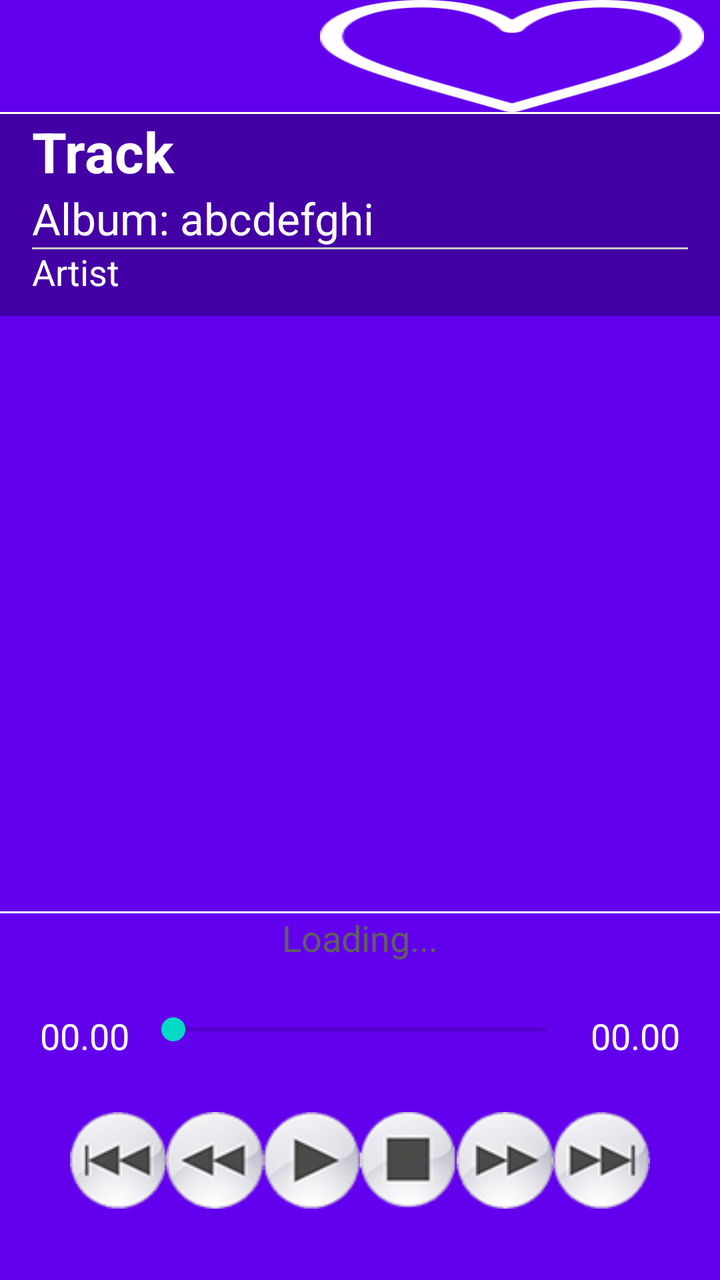
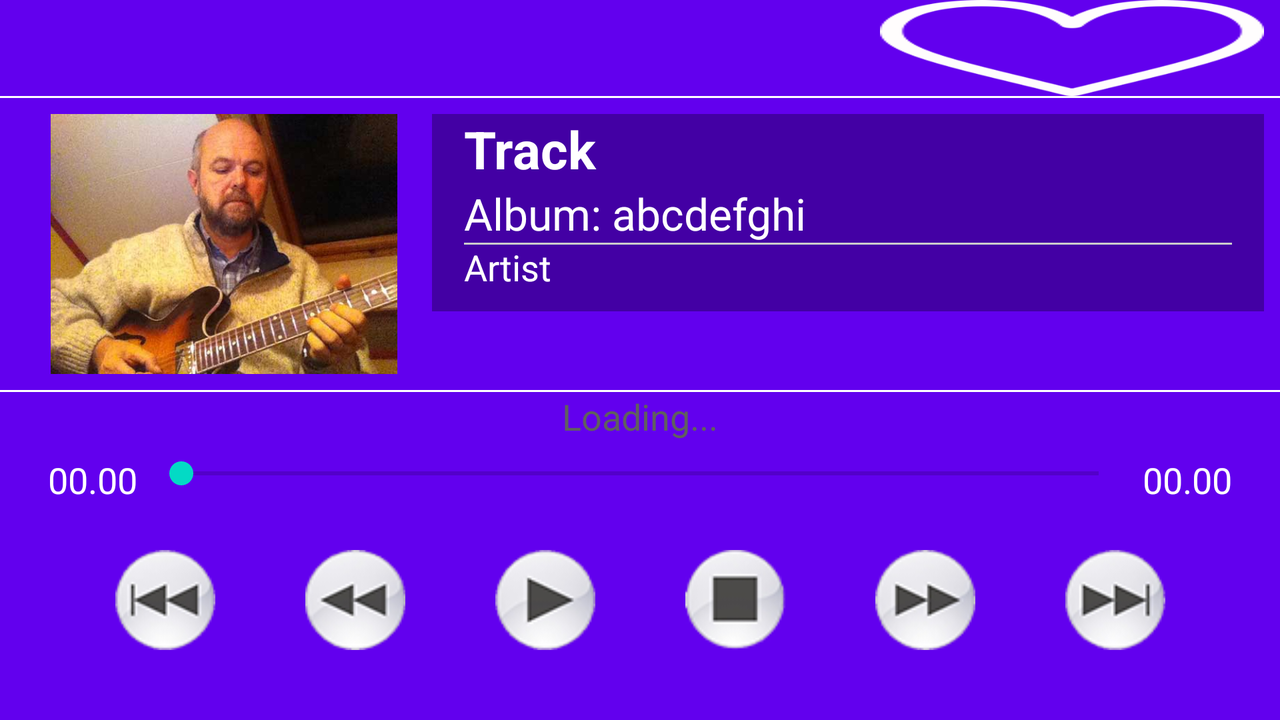

One screen, two layout resources from the same app: the default and the repository's alternative for another configuration. Each is rendered where Android would select it; the XML of both is given below.
<!-- AndroidManifest.xml: application theme AppTheme -->
<!-- res/layout/activity_track.xml -->
<?xml version="1.0" encoding="utf-8"?>
<LinearLayout xmlns:android="http://schemas.android.com/apk/res/android"
    xmlns:app="http://schemas.android.com/apk/res-auto"
    xmlns:tools="http://schemas.android.com/tools"
    android:layout_width="match_parent"
    android:layout_height="match_parent"
    android:background="@color/colorPrimary"
    android:orientation="vertical"
    tools:context="com.example.android.musicalstrcutureapp.TrackActivity">

    <android.support.v7.widget.Toolbar
        android:id="@+id/my_toolbar"
        style="@style/WidgetToolbar"
        app:popupTheme="@style/ThemeOverlay.AppCompat.Light"
        app:titleTextColor="#ffffff">

        <ImageButton
            android:id="@+id/like"
            style="@style/IconsToolbar"
            android:background="@drawable/like"
            android:contentDescription="@string/imgBtn_like_tBar" />
    </android.support.v7.widget.Toolbar>

    <View style="@style/LinesSeparatorActvity" />

    <RelativeLayout
        android:id="@+id/parent_view"
        android:layout_width="match_parent"
        android:layout_height="match_parent"
        android:layout_weight="1"
        android:orientation="vertical">


        <RelativeLayout
            android:id="@+id/track_container"
            style="@style/TrackContainer">

            <TextView
                android:id="@+id/single_track_title"
                style="@style/SingleTrackTitle"
                android:textSize="28sp"
                tools:text="Track" />

            <TextView
                android:id="@+id/album_title"
                style="@style/AlbumTitle"
                tools:text="Album: abcdefghi" />

            <View style="@style/LineTitle" />

            <TextView
                android:id="@+id/artist_name"
                style="@style/ArtistName"
                tools:text="Artist" />

        </RelativeLayout>

        <View
            android:layout_width="match_parent"
            android:layout_height="1dp"
            android:layout_alignParentBottom="true"
            android:background="#ffffff" />

    </RelativeLayout>

    <TextView
        android:id="@+id/loading"
        style="@style/Loading"
        tools:text="Loading..." />

    <LinearLayout
        style="@style/ParentSeekBarAndBotton"
        android:layout_weight="2">

        <LinearLayout
            style="@style/ChildSeekBar"
            android:layout_marginBottom="10dp">

            <TextView
                android:id="@+id/currentTime"
                style="@style/CurrentDurationTime"
                android:layout_marginLeft="20dp"
                android:layout_marginStart="20dp"
                tools:text="00.00" />

            <SeekBar
                android:id="@+id/seekBar1"
                style="@style/SeekBar" />

            <TextView
                android:id="@+id/durationTime"
                style="@style/CurrentDurationTime"
                android:layout_marginEnd="20dp"
                android:layout_marginRight="206dp"
                tools:text="00.00" />

        </LinearLayout>

        
        <LinearLayout
            android:id="@+id/btn_section"
            style="@style/LinearLayoutPlayerButtons">

            
            <ImageButton
                android:id="@+id/btnPrevious"
                style="@style/ControlTrack"
                android:contentDescription="@string/imgBtn_prev"
                android:src="@drawable/btn_skip_start" />

            
            <ImageButton
                android:id="@+id/btnBackward"
                style="@style/ControlTrack"
                android:contentDescription="@string/imgBtn_back"
                android:src="@drawable/btn_backward" />

            
            <ImageButton
                android:id="@+id/btnPlay"
                style="@style/ControlTrack"
                android:contentDescription="@string/imgBtn_play"
                android:src="@drawable/btn_play" />

            
            <ImageButton
                android:id="@+id/btnStop"
                style="@style/ControlTrack"
                android:contentDescription="@string/imgBtn_play"
                android:src="@drawable/btn_stop" />

            
            <ImageButton
                android:id="@+id/btnForward"
                style="@style/ControlTrack"
                android:contentDescription="@string/imgBtn_forward"
                android:src="@drawable/btn_forward" />

            
            <ImageButton
                android:id="@+id/btnNext"
                style="@style/ControlTrack"
                android:contentDescription="@string/imgBtn_next"
                android:src="@drawable/btn_skip_end" />

        </LinearLayout>

    </LinearLayout>

</LinearLayout>
<!-- resources referenced by this layout -->
<resources>
  <string name="imgBtn_back" translatable="false">Backward</string>
  <string name="imgBtn_forward" translatable="false">Forward</string>
  <string name="imgBtn_like_tBar" translatable="false">Icon like</string>
  <string name="imgBtn_next" translatable="false">Next</string>
  <string name="imgBtn_play" translatable="false">Play</string>
  <string name="imgBtn_prev" translatable="false">Previous</string>
  <style name="ChildSeekBar">
          <item name="android:layout_width">match_parent</item>
          <item name="android:layout_height">wrap_content</item>
          <item name="android:orientation">horizontal</item>
      </style>
  <style name="ControlTrack">
          <item name="android:layout_width">wrap_content</item>
          <item name="android:layout_height">wrap_content</item>
          <item name="android:layout_weight">1</item>
          <item name="android:background">@null</item>
          <item name="android:scaleType">centerInside</item>
      </style>
  <style name="IconsToolbar">
          <item name="android:layout_width">wrap_content</item>
          <item name="android:layout_height">wrap_content</item>
          <item name="android:layout_gravity">end</item>
          <item name="android:layout_marginRight">8dp</item>
      </style>
  <style name="LineTitle">
          <item name="android:layout_width">match_parent</item>
          <item name="android:layout_height">1dp</item>
          <item name="android:background">#cccccc</item>
          <item name="android:layout_below">@id/album_title</item>
      </style>
  <style name="LinesSeparatorActvity">
          <item name="android:layout_width">match_parent</item>
          <item name="android:layout_height">1dp</item>
          <item name="android:background">#fff</item>
      </style>
  <style name="Loading">
          <item name="android:layout_width">match_parent</item>
          <item name="android:layout_height">wrap_content</item>
          <item name="android:textColor">#605f5f</item>
          <item name="android:textAppearance">?android:textAppearanceMedium</item>
          <item name="android:gravity">center</item>
      </style>
  <style name="ParentSeekBarAndBotton">
          <item name="android:layout_width">match_parent</item>
          <item name="android:layout_height">match_parent</item>
          <item name="android:orientation">vertical</item>
          <item name="android:gravity">bottom|end</item>
      </style>
  <style name="SeekBar">
          <item name="android:layout_width">match_parent</item>
          <item name="android:layout_height">wrap_content</item>
          <item name="android:layout_marginLeft">6dp</item>
          <item name="android:layout_marginRight">6dp</item>
          <item name="android:layout_weight">1</item>
          <item name="android:max">10</item>
      </style>
  <style name="SingleTrackTitle">
          <item name="android:layout_width">match_parent</item>
          <item name="android:layout_height">wrap_content</item>
          <item name="android:textColor">@android:color/white</item>
          <item name="android:textStyle">bold</item>
      </style>
  <style name="WidgetToolbar">
          <item name="android:layout_width">match_parent</item>
          <item name="android:layout_height">?android:attr/actionBarSize</item>
          <item name="android:theme">@style/ThemeOverlay.AppCompat.ActionBar</item>
          <item name="android:background">@color/colorPrimary</item>
      </style>
  <style name="AppTheme" parent="Theme.AppCompat.Light.DarkActionBar">
          
          <item name="colorPrimary">@color/colorPrimary</item>
          <item name="colorPrimaryDark">@color/colorPrimaryDark</item>
          <item name="colorAccent">@color/colorAccent</item>
      </style>
</resources>
<!-- res/layout-land/activity_track.xml (the repository's variant of the layout above) -->
<!-- drawn on the phone turned sideways -->
<?xml version="1.0" encoding="utf-8"?>
<LinearLayout xmlns:android="http://schemas.android.com/apk/res/android"
    xmlns:app="http://schemas.android.com/apk/res-auto"
    xmlns:tools="http://schemas.android.com/tools"
    android:layout_width="match_parent"
    android:layout_height="match_parent"
    android:background="@color/colorPrimary"
    android:orientation="vertical"
    tools:context="com.example.android.musicalstrcutureapp.TrackActivity">

    <android.support.v7.widget.Toolbar
        android:id="@+id/my_toolbar"
        style="@style/WidgetToolbar"
        app:popupTheme="@style/ThemeOverlay.AppCompat.Light"
        app:titleTextColor="#ffffff">

        <ImageButton
            android:id="@+id/like"
            style="@style/IconsToolbar"
            android:background="@drawable/like"
            android:contentDescription="@string/imgBtn_like_tBar" />
    </android.support.v7.widget.Toolbar>

    <View style="@style/LinesSeparatorActvity" />

    <LinearLayout
        android:layout_width="match_parent"
        android:layout_height="130dp"
        android:layout_margin="8dp"
        android:orientation="horizontal">

        <ImageView
            android:id="@+id/single_track_image"
            android:layout_width="match_parent"
            android:layout_height="match_parent"
            android:layout_weight="2"
            android:contentDescription="@string/imgAlbum"
            android:src="@drawable/blues_61487" />

        <RelativeLayout
            android:id="@+id/track_container"
            style="@style/TrackContainer"
            android:layout_weight="1">

            <TextView
                android:id="@+id/single_track_title"
                style="@style/SingleTrackTitle"
                android:textSize="26sp"
                tools:text="Track" />

            <TextView
                android:id="@+id/album_title"
                style="@style/AlbumTitle"
                tools:text="Album: abcdefghi" />

            <View style="@style/LineTitle" />

            <TextView
                android:id="@+id/artist_name"
                style="@style/ArtistName"
                tools:text="Artist" />

        </RelativeLayout>

    </LinearLayout>

    <View style="@style/LinesSeparatorActvity" />

    <TextView
        android:id="@+id/loading"
        style="@style/Loading"
        tools:text="Loading..." />

    <LinearLayout style="@style/ParentSeekBarAndBotton">

        <LinearLayout
            style="@style/ChildSeekBar"
            android:layout_marginBottom="8dp">

            <TextView
                android:id="@+id/currentTime"
                style="@style/CurrentDurationTime"
                android:layout_marginLeft="24dp"
                android:layout_marginStart="24dp"
                tools:text="00.00" />

            <SeekBar
                android:id="@+id/seekBar1"
                style="@style/SeekBar" />

            <TextView
                android:id="@+id/durationTime"
                style="@style/CurrentDurationTime"
                android:layout_marginEnd="24dp"
                android:layout_marginRight="246dp"
                tools:text="00.00" />

        </LinearLayout>

        
        <LinearLayout
            android:id="@+id/btn_section"
            style="@style/LinearLayoutPlayerButtons">

            
            <ImageButton
                android:id="@+id/btnPrevious"
                style="@style/ControlTrack"
                android:contentDescription="@string/imgBtn_prev"
                android:src="@drawable/btn_skip_start" />

            
            <ImageButton
                android:id="@+id/btnBackward"
                style="@style/ControlTrack"
                android:contentDescription="@string/imgBtn_back"
                android:src="@drawable/btn_backward" />

            
            <ImageButton
                android:id="@+id/btnPlay"
                style="@style/ControlTrack"
                android:contentDescription="@string/imgBtn_play"
                android:src="@drawable/btn_play" />

            
            <ImageButton
                android:id="@+id/btnStop"
                style="@style/ControlTrack"
                android:contentDescription="@string/imgBtn_play"
                android:src="@drawable/btn_stop" />

            
            <ImageButton
                android:id="@+id/btnForward"
                style="@style/ControlTrack"
                android:contentDescription="@string/imgBtn_forward"
                android:src="@drawable/btn_forward" />

            
            <ImageButton
                android:id="@+id/btnNext"
                style="@style/ControlTrack"
                android:contentDescription="@string/imgBtn_next"
                android:src="@drawable/btn_skip_end" />

        </LinearLayout>

    </LinearLayout>

</LinearLayout>
<!-- resources referenced by the variant -->
<!-- as the phone turned sideways resolves them -->
<resources>
  <string name="imgAlbum" translatable="false">Image of album</string>
  <string name="imgBtn_back" translatable="false">Backward</string>
  <string name="imgBtn_forward" translatable="false">Forward</string>
  <string name="imgBtn_like_tBar" translatable="false">Icon like</string>
  <string name="imgBtn_next" translatable="false">Next</string>
  <string name="imgBtn_play" translatable="false">Play</string>
  <string name="imgBtn_prev" translatable="false">Previous</string>
  <style name="ChildSeekBar">
          <item name="android:layout_width">match_parent</item>
          <item name="android:layout_height">wrap_content</item>
          <item name="android:orientation">horizontal</item>
      </style>
  <style name="ControlTrack">
          <item name="android:layout_width">wrap_content</item>
          <item name="android:layout_height">wrap_content</item>
          <item name="android:layout_weight">1</item>
          <item name="android:background">@null</item>
          <item name="android:scaleType">centerInside</item>
      </style>
  <style name="IconsToolbar">
          <item name="android:layout_width">wrap_content</item>
          <item name="android:layout_height">wrap_content</item>
          <item name="android:layout_gravity">end</item>
          <item name="android:layout_marginRight">8dp</item>
      </style>
  <style name="LineTitle">
          <item name="android:layout_width">match_parent</item>
          <item name="android:layout_height">1dp</item>
          <item name="android:background">#cccccc</item>
          <item name="android:layout_below">@id/album_title</item>
      </style>
  <style name="LinesSeparatorActvity">
          <item name="android:layout_width">match_parent</item>
          <item name="android:layout_height">1dp</item>
          <item name="android:background">#fff</item>
      </style>
  <style name="Loading">
          <item name="android:layout_width">match_parent</item>
          <item name="android:layout_height">wrap_content</item>
          <item name="android:textColor">#605f5f</item>
          <item name="android:textAppearance">?android:textAppearanceMedium</item>
          <item name="android:gravity">center</item>
      </style>
  <style name="ParentSeekBarAndBotton">
          <item name="android:layout_width">match_parent</item>
          <item name="android:layout_height">match_parent</item>
          <item name="android:orientation">vertical</item>
          <item name="android:gravity">bottom|end</item>
      </style>
  <style name="SeekBar">
          <item name="android:layout_width">match_parent</item>
          <item name="android:layout_height">wrap_content</item>
          <item name="android:layout_marginLeft">6dp</item>
          <item name="android:layout_marginRight">6dp</item>
          <item name="android:layout_weight">1</item>
          <item name="android:max">10</item>
      </style>
  <style name="SingleTrackTitle">
          <item name="android:layout_width">match_parent</item>
          <item name="android:layout_height">wrap_content</item>
          <item name="android:textColor">@android:color/white</item>
          <item name="android:textStyle">bold</item>
      </style>
  <style name="WidgetToolbar">
          <item name="android:layout_width">match_parent</item>
          <item name="android:layout_height">?android:attr/actionBarSize</item>
          <item name="android:theme">@style/ThemeOverlay.AppCompat.ActionBar</item>
          <item name="android:background">@color/colorPrimary</item>
      </style>
  <style name="AppTheme" parent="Theme.AppCompat.Light.DarkActionBar">
          
          <item name="colorPrimary">@color/colorPrimary</item>
          <item name="colorPrimaryDark">@color/colorPrimaryDark</item>
          <item name="colorAccent">@color/colorAccent</item>
      </style>
</resources>
